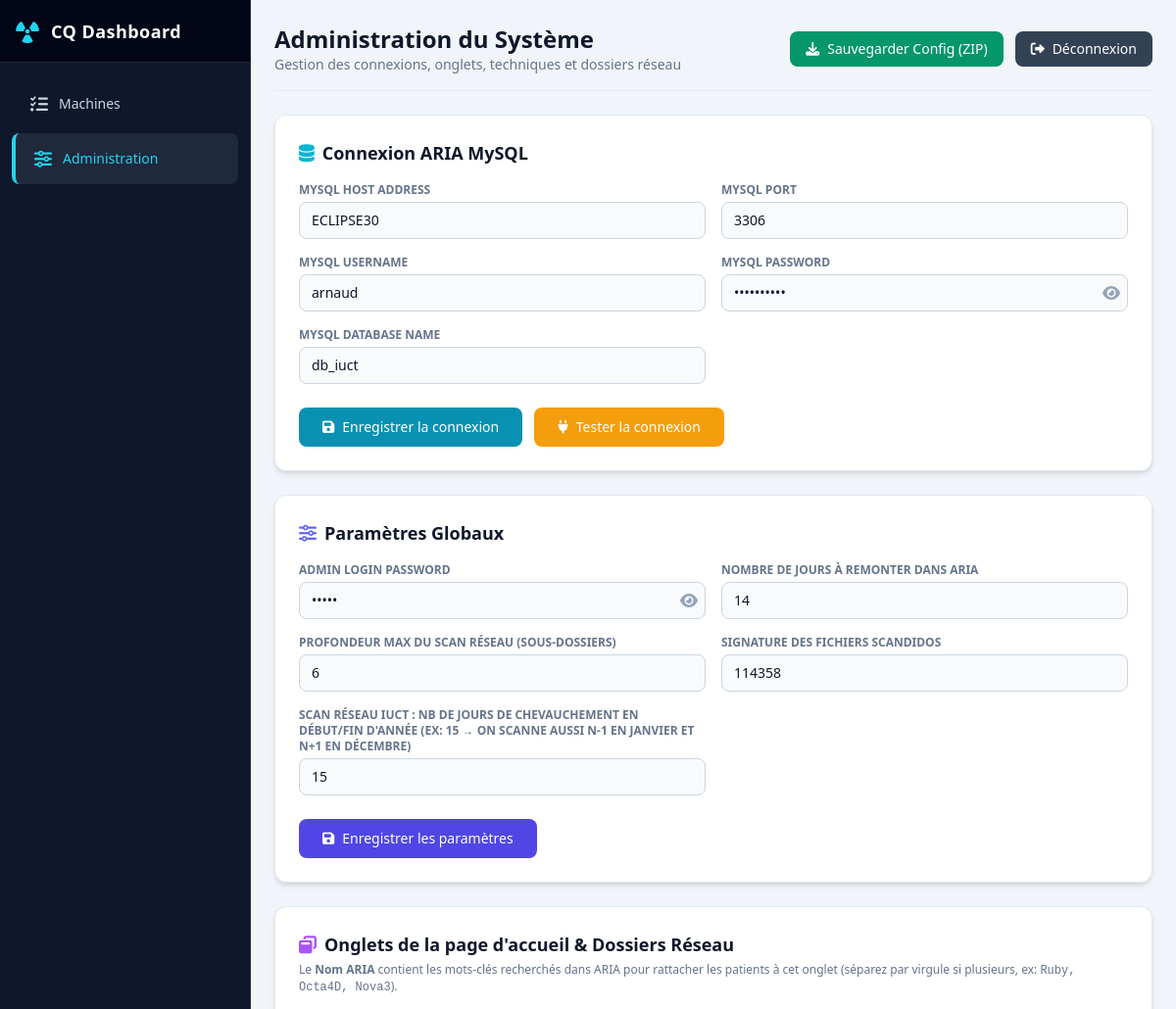
Page /admin/ (signed in, upper part) on the earlier database version.
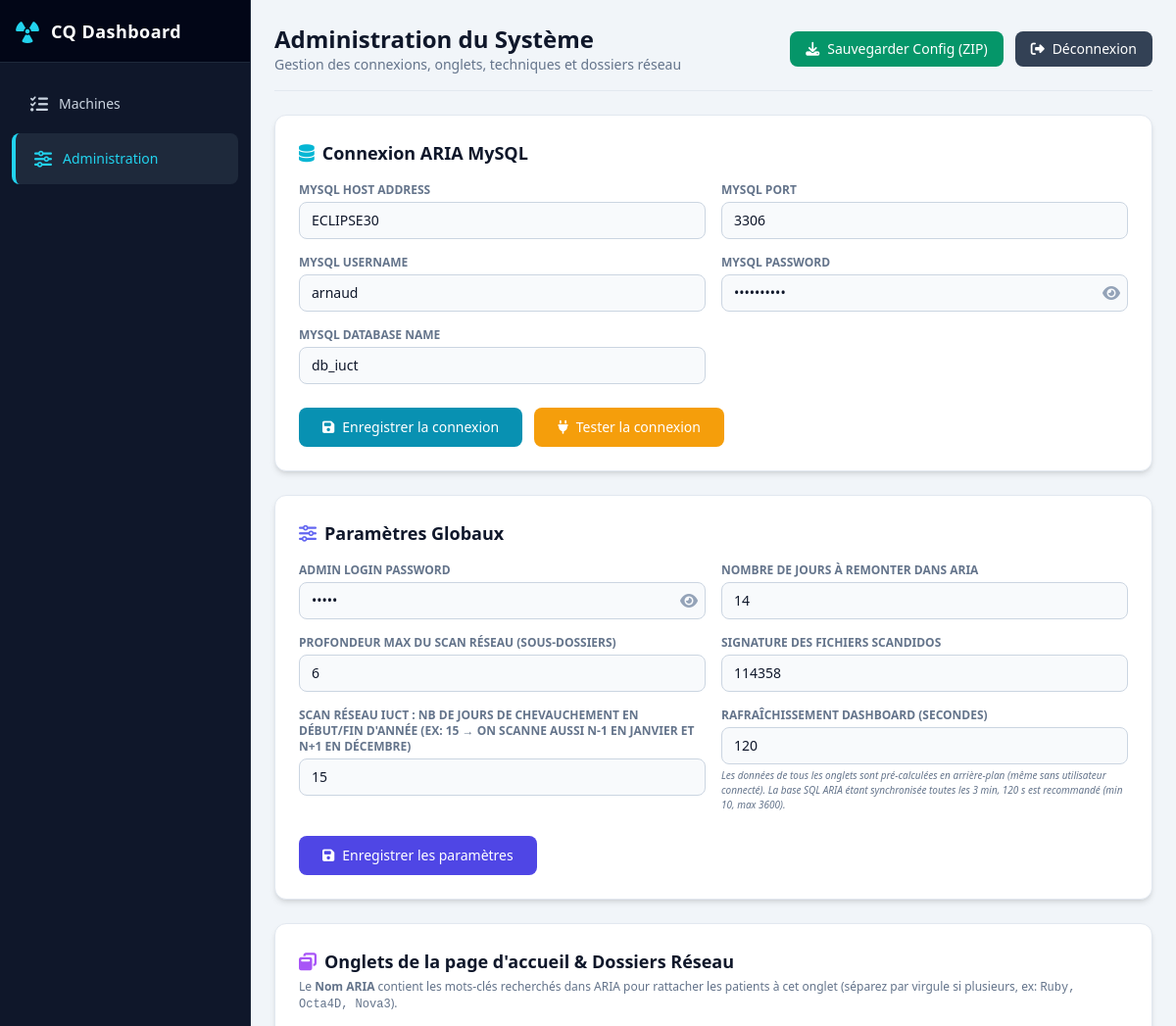
Same page on the later database version.
### CQ_Dashboard_Web/app/models_local.py (models this page shows, shortened)
class Setting(db_local.Model):
    __tablename__ = 'settings'
    key = db_local.Column(db_local.String(100), primary_key=True)
    value = db_local.Column(db_local.Text, nullable=True)
    description = db_local.Column(db_local.String(255), nullable=True)

### CQ_Dashboard_Web/app/routes/admin.py (the view)
@admin_bp.route('/')
def index():
    settings = Setting.query.all()
    tabs = CQTab.query.order_by(CQTab.display_order).all()
    machines = CQMachine.query.order_by(CQMachine.display_order).all()
    return render_template('admin/index.html',
                           settings=settings,
                           tabs=[t.to_dict() for t in tabs],
                           machines=[m.to_dict() for m in machines],
                           db_keys=DB_KEYS,
                           global_keys=GLOBAL_KEYS)

### CQ_Dashboard_Web/app/models_local.py (called while the page is built)
    def _get_config(self):
        try:
            raw = json.loads(self.config_json or '{}')
            if isinstance(raw, list):
                return {"network_paths": [], "file_extensions": ['.dcm', '.pdf'], "default_energy": "", "grouped_by_year": False, "phantom": ""}
            return {
                "network_paths": raw.get("network_paths", []),
                "file_extensions": raw.get("file_extensions", ['.dcm', '.pdf']),
                "default_energy": raw.get("default_energy", ""),
                "grouped_by_year": raw.get("grouped_by_year", False),
                "phantom": raw.get("phantom", "")
            }
        except Exception:
            return {"network_paths": [], "file_extensions": ['.dcm', '.pdf'], "default_energy": "", "grouped_by_year": False, "phantom": ""}

    def get_duration_rules(self):
        try:
            return json.loads(self.duration_rules_json or '{}')
        except Exception:
            return {}

### CQ_Dashboard_Web/app/routes/admin.py (called while the page is built)
@admin_bp.before_request
def check_admin_auth():
    if request.endpoint and 'admin.login' not in request.endpoint:
        if not session.get('admin_logged_in'):
            return redirect(url_for('admin.login'))

### CQ_Dashboard_Web/app/templates/admin/index.html (shortened to what the changed rows need)
{% extends 'base.html' %}
{% block content %}
<div class="p-6 space-y-6 max-w-7xl mx-auto w-full">
    <div class="flex justify-between items-center border-b border-slate-200 dark:border-slate-800 pb-4">
        <div>
            <h1 class="text-2xl font-bold text-slate-900 dark:text-white">Administration du Système</h1>
        </div>
    </div>
    <div class="bg-white dark:bg-slate-800 rounded-xl shadow-md p-6 border border-slate-200 dark:border-slate-700">
        <h2 class="text-lg font-bold text-slate-900 dark:text-white mb-4">
            <i class="fa-solid fa-database text-cyan-500 mr-2"></i>Connexion ARIA MySQL
        </h2>
        <form action="/admin/settings" method="POST" class="grid grid-cols-1 md:grid-cols-2 gap-4">
            {% for s in settings if s.key in db_keys %}
            <div>
                <label class="block text-xs font-semibold uppercase text-slate-500 mb-1">
                    {{ s.description or s.key }}
                </label>
                {% if s.key == 'MYSQL_PASSWORD' %}
                <div class="relative">
                    <input type="password" id="mysql_password_field" name="{{ s.key }}" value="{{ s.value }}"
                           class="w-full px-3 py-2 pr-10 text-sm bg-slate-50 dark:bg-slate-900 border border-slate-300 dark:border-slate-700 rounded-lg text-slate-900 dark:text-slate-100">
                    <button type="button" onclick="togglePassword()" class="absolute right-2 top-1/2 -translate-y-1/2 text-slate-400 hover:text-cyan-500">
                        <i id="pwd_eye_icon" class="fa-solid fa-eye"></i>
                    </button>
                </div>
                {% else %}
                <input type="text" name="{{ s.key }}" value="{{ s.value }}"
                       class="w-full px-3 py-2 text-sm bg-slate-50 dark:bg-slate-900 border border-slate-300 dark:border-slate-700 rounded-lg text-slate-900 dark:text-slate-100">
                {% endif %}
            </div>
            {% endfor %}
        </form>
    </div>
    <div class="bg-white dark:bg-slate-800 rounded-xl shadow-md p-6 border border-slate-200 dark:border-slate-700">
        <h2 class="text-lg font-bold text-slate-900 dark:text-white mb-4">
            <i class="fa-solid fa-sliders text-indigo-500 mr-2"></i>Paramètres Globaux
        </h2>
        <form action="/admin/settings" method="POST" class="grid grid-cols-1 md:grid-cols-2 gap-4">
            {% for s in settings if s.key in global_keys %}
            <div>
                <label class="block text-xs font-semibold uppercase text-slate-500 mb-1">
                    {% if s.key == 'NETWORK_SCAN_INTERVAL_MIN' %}
                    Intervalle scan réseau (minutes)
                    {% elif s.key == 'CACHE_REFRESH_SECONDS' %}
                    Rafraîchissement dashboard (secondes)
                    {% else %}
                    {{ s.description or s.key }}
                    {% endif %}
                </label>
                {% if s.key == 'ADMIN_PASSWORD' %}
                <div class="relative">
                    <input type="password" id="admin_password_field" name="{{ s.key }}" value="{{ s.value }}"
                           class="w-full px-3 py-2 pr-10 text-sm bg-slate-50 dark:bg-slate-900 border border-slate-300 dark:border-slate-700 rounded-lg text-slate-900 dark:text-slate-100">
                    <button type="button" onclick="toggleAdminPassword()" class="absolute right-2 top-1/2 -translate-y-1/2 text-slate-400 hover:text-cyan-500">
                        <i id="admin_pwd_eye_icon" class="fa-solid fa-eye"></i>
                    </button>
                </div>
                {% elif s.key == 'CACHE_REFRESH_SECONDS' %}
                <input type="number" name="{{ s.key }}" value="{{ s.value }}" min="10" max="3600" step="10"
                       class="w-full px-3 py-2 text-sm bg-slate-50 dark:bg-slate-900 border border-slate-300 dark:border-slate-700 rounded-lg text-slate-900 dark:text-slate-100">
                <p class="text-[10px] text-slate-500 mt-1 italic">
                    Les données de tous les onglets sont pré-calculées en arrière-plan (même sans utilisateur connecté).
                    La base SQL ARIA étant synchronisée toutes les 3 min, 120 s est recommandé (min 10, max 3600).
                </p>
                {% else %}
                <input type="text" name="{{ s.key }}" value="{{ s.value }}"
                       class="w-full px-3 py-2 text-sm bg-slate-50 dark:bg-slate-900 border border-slate-300 dark:border-slate-700 rounded-lg text-slate-900 dark:text-slate-100">
                {% endif %}
            </div>
            {% endfor %}
        </form>
    </div>
    <div class="bg-white dark:bg-slate-800 rounded-xl shadow-md p-6 border border-slate-200 dark:border-slate-700">
        <h2 class="text-lg font-bold text-slate-900 dark:text-white mb-1">
            <i class="fa-solid fa-window-restore text-purple-500 mr-2"></i>Onglets de la page d'accueil & Dossiers Réseau
        </h2>
    </div>
</div>
{% endblock %}

Differences in the rows shown:
added Setting: shows "RAFRAÎCHISSEMENT DASHBOARD (SECONDES)", CACHE_REFRESH_SECONDS "120", shown under "Paramètres Globaux"
